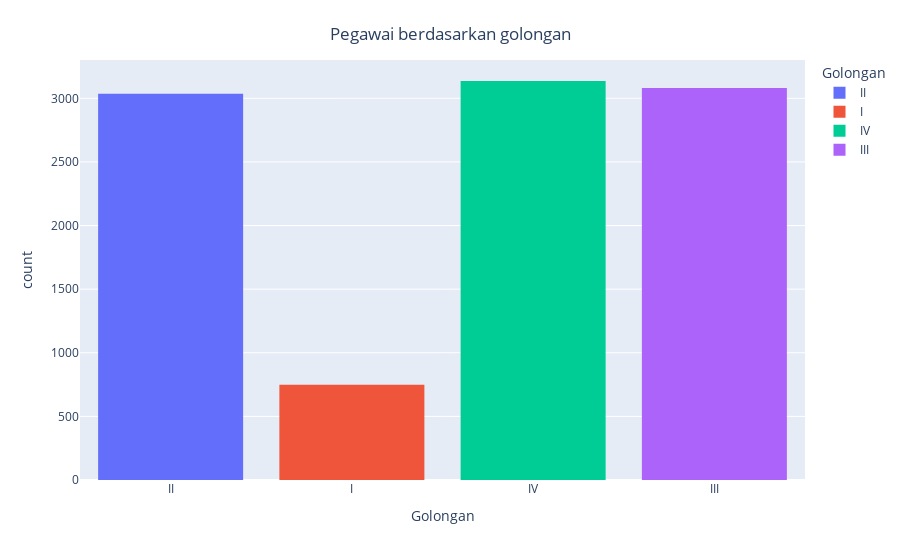

The cell this chart's notebook holds for it:
### Code cell
fig = px.histogram(df['Golongan'], x="Golongan", color="Golongan")
fig.update_layout(title={
    'text':'Pegawai berdasarkan golongan',
    'y':0.95,
    'x':0.5,
    'xanchor': 'center',
    'yanchor': 'top'
})
fig.show()

### Figure 1 — Plotly figure (JSON) as saved in the notebook; plotly's stock layout.template omitted (floating-point values rounded to 4 significant figures; data arrays with more than 128 entries replaced by an {"elided": "..."} marker saying what was removed)
{"data": [{"alignmentgroup": "True", "bingroup": "x", "hovertemplate": "Golongan=%{x}<br>count=%{y}<extra></extra>", "legendgroup": "II", "marker": {"color": "#636efa", "pattern": {"shape": ""}}, "name": "II", "offsetgroup": "II", "orientation": "v", "showlegend": true, "type": "histogram", "x": {"elided": "3036 str values"}, "xaxis": "x", "yaxis": "y"}, {"alignmentgroup": "True", "bingroup": "x", "hovertemplate": "Golongan=%{x}<br>count=%{y}<extra></extra>", "legendgroup": "I", "marker": {"color": "#EF553B", "pattern": {"shape": ""}}, "name": "I", "offsetgroup": "I", "orientation": "v", "showlegend": true, "type": "histogram", "x": {"elided": "748 str values"}, "xaxis": "x", "yaxis": "y"}, {"alignmentgroup": "True", "bingroup": "x", "hovertemplate": "Golongan=%{x}<br>count=%{y}<extra></extra>", "legendgroup": "IV", "marker": {"color": "#00cc96", "pattern": {"shape": ""}}, "name": "IV", "offsetgroup": "IV", "orientation": "v", "showlegend": true, "type": "histogram", "x": {"elided": "3136 str values"}, "xaxis": "x", "yaxis": "y"}, {"alignmentgroup": "True", "bingroup": "x", "hovertemplate": "Golongan=%{x}<br>count=%{y}<extra></extra>", "legendgroup": "III", "marker": {"color": "#ab63fa", "pattern": {"shape": ""}}, "name": "III", "offsetgroup": "III", "orientation": "v", "showlegend": true, "type": "histogram", "x": {"elided": "3081 str values"}, "xaxis": "x", "yaxis": "y"}], "layout": {"barmode": "relative", "legend": {"title": {"text": "Golongan"}, "tracegroupgap": 0}, "margin": {"t": 60}, "title": {"text": "Pegawai berdasarkan golongan", "x": 0.5, "xanchor": "center", "y": 0.95, "yanchor": "top"}, "xaxis": {"anchor": "y", "categoryarray": ["II", "I", "IV", "III"], "categoryorder": "array", "domain": [0, 1], "title": {"text": "Golongan"}}, "yaxis": {"anchor": "x", "domain": [0, 1], "title": {"text": "count"}}}}
